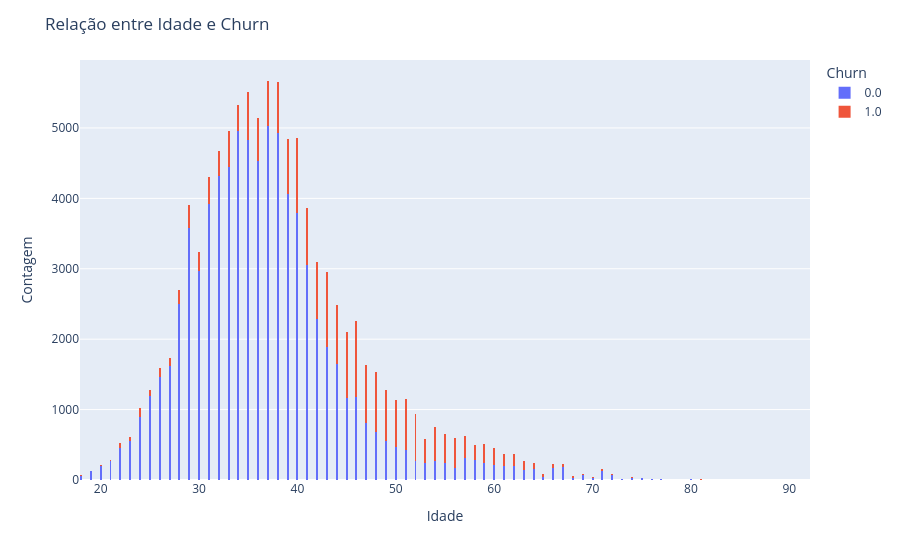

This figure's notebook cell:
### Markdown cell above
R.
#Analisando gráfico acima, a relação entre as variáveis Genero e Churn, não vemos evidências visuais na taxa de Churn em relação ao genero do cliente. Pois ambos estão equilibrados.

### Code cell
import plotly.express as px

fig = px.histogram(
    df,
    x='Idade',
    color='Churn',
    barmode='stack'
)

fig.update_layout(
    title='Relação entre Idade e Churn',
    xaxis_title='Idade',
    yaxis_title='Contagem',
    legend_title='Churn'
)

fig.show()

### Figure 1 — Plotly figure (JSON) as saved in the notebook; plotly's stock layout.template omitted (floating-point values rounded to 4 significant figures; data arrays with more than 128 entries replaced by an {"elided": "..."} marker saying what was removed)
{"data": [{"alignmentgroup": "True", "bingroup": "x", "hovertemplate": "Churn=0.0<br>Idade=%{x}<br>count=%{y}<extra></extra>", "legendgroup": "0.0", "marker": {"color": "#636efa", "pattern": {"shape": ""}}, "name": "0.0", "offsetgroup": "0.0", "orientation": "v", "showlegend": true, "type": "histogram", "x": {"elided": "78815 float values"}, "xaxis": "x", "yaxis": "y"}, {"alignmentgroup": "True", "bingroup": "x", "hovertemplate": "Churn=1.0<br>Idade=%{x}<br>count=%{y}<extra></extra>", "legendgroup": "1.0", "marker": {"color": "#EF553B", "pattern": {"shape": ""}}, "name": "1.0", "offsetgroup": "1.0", "orientation": "v", "showlegend": true, "type": "histogram", "x": {"elided": "21096 int values"}, "xaxis": "x", "yaxis": "y"}], "layout": {"barmode": "stack", "legend": {"title": {"text": "Churn"}, "tracegroupgap": 0}, "margin": {"t": 60}, "title": {"text": "Relação entre Idade e Churn"}, "xaxis": {"anchor": "y", "domain": [0, 1], "title": {"text": "Idade"}}, "yaxis": {"anchor": "x", "domain": [0, 1], "title": {"text": "Contagem"}}}}
